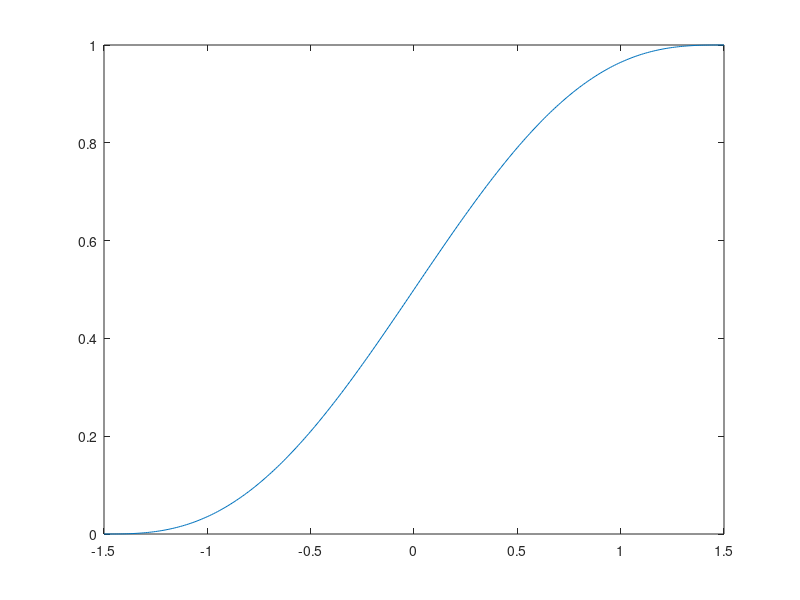

This figure's MATLAB source:
% A5L = [-7.59375   5.0625 -3.375  2.25 -1.5 1 0; ...
%         25.3125 -13.5     6.75  -3     1   0 0; ...
%        -67.5     27      -9      2     0   0 0; ...
%        -20       12      -6      2     0   0 0;
%         5        -2       3     -2     3   0 0.4;
%        -1         1      -1      1    -1   1 0.1];
%    
% B5L = rref(A5L);
% Lc = B5L(:,end);
% 
% x1 = -1.5:0.01:-1;
% 
% y1 = Lc(1)*x1.^5 + Lc(2)*x1.^4 + Lc(3)*x1.^3 + Lc(4)*x1.^2 + Lc(5)*x1 + Lc(6);
% 
% plot(x1,y1);

x1 = -1.5;
x2 = 1.5;

A5L = [   x1^5    x1^4   x1^3   x1^2 x1 1 0  ; ...
        5*x1^4  4*x1^3 3*x1^2 2*x1    1 0 0  ; ...
       20*x1^3 12*x1^2 6*x1   2       0 0 0  ; ...
          x2^5    x2^4   x2^3   x2^2 x2 1 1; ...
        5*x2^4  4*x2^3 3*x2^2 2*x2    1 0 0; ...
       20*x2^3 12*x2^2 6*x2   2       0 0 0 ];
   
B5L = rref(A5L);
Lc = B5L(:,end);

x1 = -1.5:0.01:1.5;

y1 = Lc(1)*x1.^5 + Lc(2)*x1.^4 + Lc(3)*x1.^3 + Lc(4)*x1.^2 + Lc(5)*x1 + Lc(6);

plot(x1,y1);

% x1 = -1.5;
% x2 = 0;
% 
% A5L = [  x1^3   x1^2 x1 1 0   ; ...
%        3*x1^2 2*x1    1 0 0   ; ...
%        6*x1   2       0 0 0   ;
%          x2^3   x2^2 x2 1 0.5];
% %        3*x2^2 2*x2    1 0 0.4];
%    
% B5L = rref(A5L);
% Lc = B5L(:,end);
% 
% x1 = 1.5;
% x2 = 0;
% 
% A5R = [  x1^3   x1^2 x1 1 1   ; ...
%        3*x1^2 2*x1    1 0 0   ; ...
%        6*x1   2       0 0 0   ;
%          x2^3   x2^2 x2 1 0.5];
% %        3*x2^2 2*x2    1 0 0.4];
%    
% B5R= rref(A5R);
% Rc = B5R(:,end);
% 
% x1 = -1.5:0.01:0;
% y1 = Lc(1)*x1.^3 + Lc(2)*x1.^2 + Lc(3)*x1 + Lc(4);
% x2 = 0:0.01:1.5;
% y2 = Rc(1)*x2.^3 + Rc(2)*x2.^2 + Rc(3)*x2 + Rc(4);
% 
% plot(x1,y1,x2,y2);